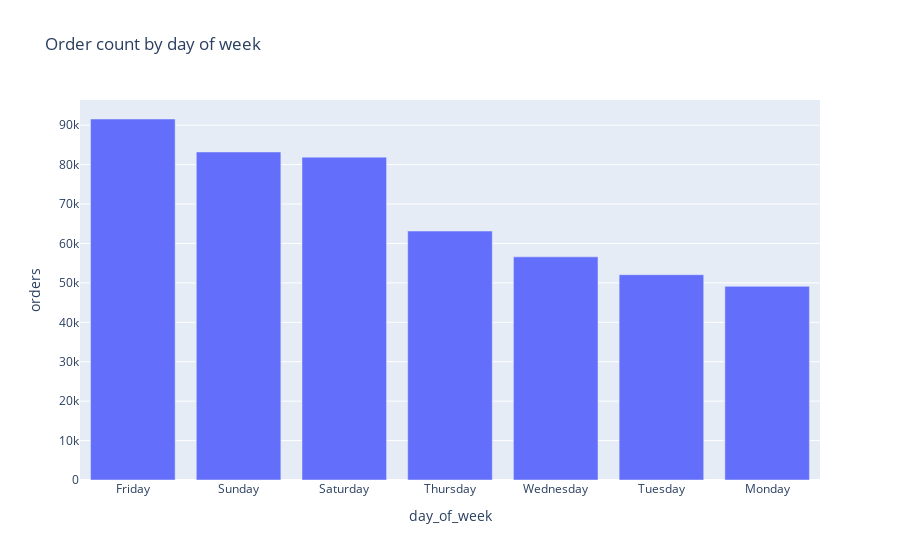

The code cell stored with this chart in its notebook:
### Markdown cell above
Here we look at the order count by day of the week.

### Code cell
# plot order count by day of week in a bar chart plotly
grouped = eda_train.groupby('day_of_week')['orders'].sum().reset_index()

# sort data 
grouped = grouped.sort_values('orders', ascending=False)

fig = px.bar(grouped, x='day_of_week', y='orders', title='Order count by day of week')
fig.show()

### Figure 1 — Plotly figure (JSON) as saved in the notebook; plotly's stock layout.template omitted (floating-point values rounded to 4 significant figures)
{"data": [{"alignmentgroup": "True", "hovertemplate": "day_of_week=%{x}<br>orders=%{y}<extra></extra>", "legendgroup": "", "marker": {"color": "#636efa", "pattern": {"shape": ""}}, "name": "", "offsetgroup": "", "orientation": "v", "showlegend": false, "textposition": "auto", "type": "bar", "x": ["Friday", "Sunday", "Saturday", "Thursday", "Wednesday", "Tuesday", "Monday"], "xaxis": "x", "y": [91567, 83200, 81895, 63146, 56596, 52077, 49120], "yaxis": "y"}], "layout": {"barmode": "relative", "legend": {"tracegroupgap": 0}, "title": {"text": "Order count by day of week"}, "xaxis": {"anchor": "y", "domain": [0, 1], "title": {"text": "day_of_week"}}, "yaxis": {"anchor": "x", "domain": [0, 1], "title": {"text": "orders"}}}}
